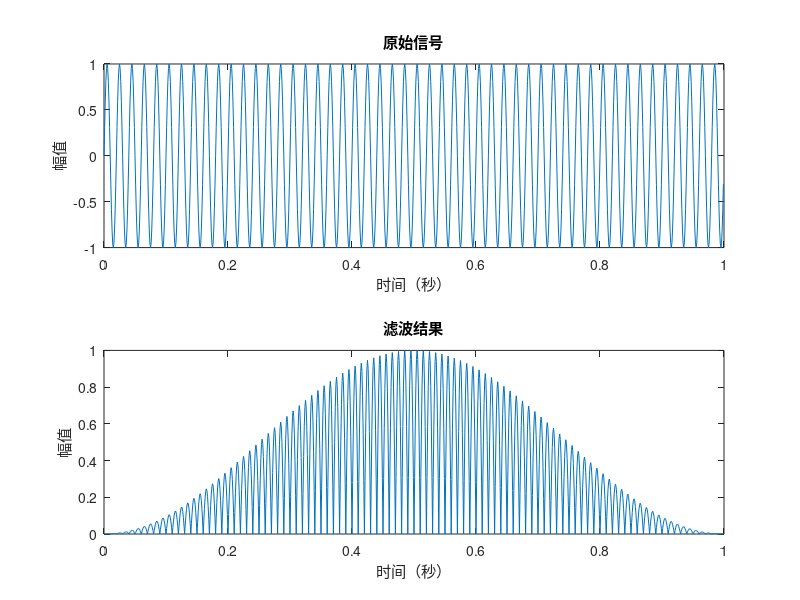

Source code (MATLAB):
% 示例：利用加窗方法进行低通滤波
clc
clear

% 生成原始信号
fs = 1000; % 采样率
t = 0:1/fs:1-1/fs; % 时间向量
f1 = 50; % 信号频率
x = sin(2*pi*f1*t);


% 加窗处理
window = hann(length(x)); % 汉宁窗
window=window';
x_windowed = x .* window;

% DFT变换
X = fft(x_windowed);

% 设计低通滤波器
N = length(X);
cutoff_freq = 100; % 截止频率
filter = ones(1, N);
filter(cutoff_freq+1:end-cutoff_freq) = 0;

% 频域滤波
X_filtered = X .* filter;

% 反变换得到时域滤波结果
x_filtered = ifft(X_filtered);

% 绘制结果
figure;
subplot(2, 1, 1);
plot(t, x);
xlabel('时间（秒）');
ylabel('幅值');
title('原始信号');

subplot(2, 1, 2);
plot(t, abs(x_filtered));
xlabel('时间（秒）');
ylabel('幅值');
title('滤波结果');

